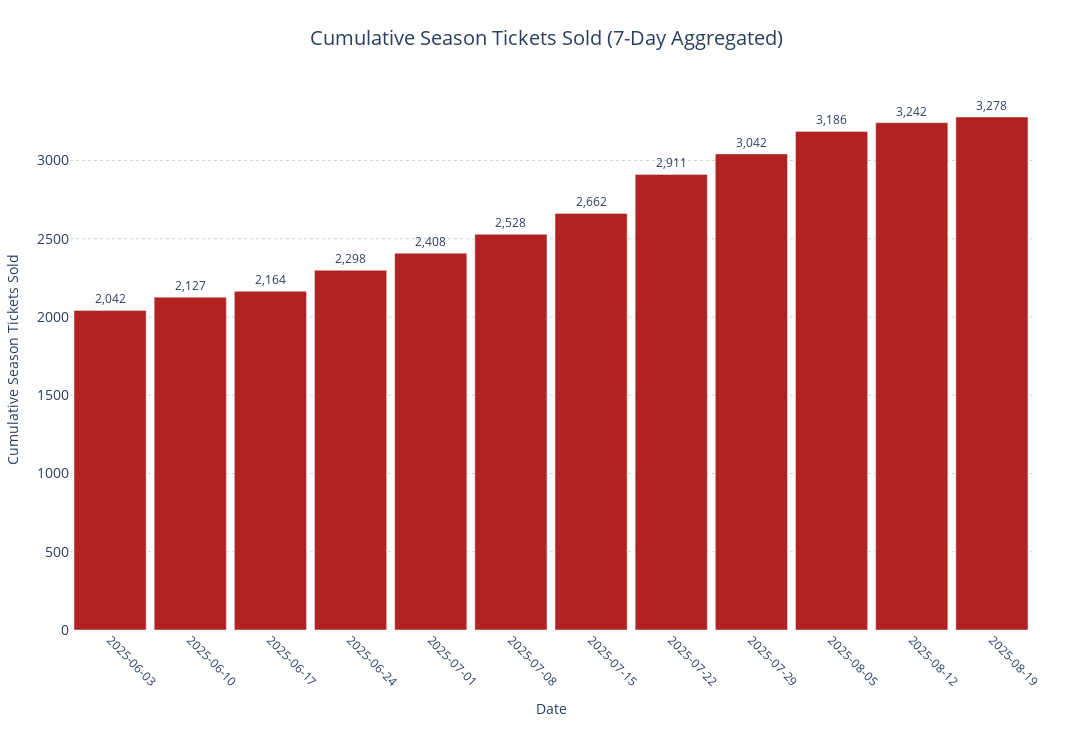

Notebook source saved alongside this figure:
### Code cell
def plot_cumulative_sales_plotly(df, date_column, days=1, font_size=12, y_shift=8, start_date="2025-06-05"):
    df = df.copy()

    # Ensure datetime only if needed
    if not pd.api.types.is_datetime64_any_dtype(df[date_column]):
        df[date_column] = pd.to_datetime(df[date_column], errors='coerce')

    df = df[pd.notna(df[date_column])]

    # Filter to start from start_date
    df = df[df[date_column] >= pd.to_datetime(start_date)]

    # Work with date only
    df['date_only'] = df[date_column].dt.date

    if days == 1:
        grouped = (
            df.groupby('date_only')
            .size()
            .reset_index(name="Total_Sales")
            .sort_values('date_only')
        )
        grouped['period_label'] = grouped['date_only'].astype(str)  # Already date, just string it
    else:
        # N-day aggregation (e.g., 7 days = weekly)
        df['n_day_period'] = (pd.to_datetime(df['date_only']) - pd.to_timedelta(pd.to_datetime(df['date_only']).dt.dayofyear % days, unit='D')).dt.date

        grouped = (
            df.groupby('n_day_period')
            .size()
            .reset_index(name="Total_Sales")
            .sort_values('n_day_period')
        )
        grouped['period_label'] = grouped['n_day_period'].astype(str)

    # Cumulative sum
    grouped['Cumulative_Sales'] = grouped['Total_Sales'].cumsum()

    # Plotly figure
    fig = go.Figure()

    # Bars
    fig.add_trace(go.Bar(
        x=grouped['period_label'],
        y=grouped['Cumulative_Sales'],
        name='Cumulative Sales',
        marker_color='firebrick',
        text=[f"{val:,}" for val in grouped['Cumulative_Sales']],  # Faster than iterrows
        textposition='outside',
        textfont=dict(size=font_size)
    ))

    # Layout
    fig.update_layout(
        title=dict(
            text=f'Cumulative Season Tickets Sold ({days}-Day Aggregated)',
            font=dict(size=20),
            x=0.5
        ),
        xaxis=dict(
            title='Date',
            tickmode='array',
            tickvals=grouped['period_label'],
            ticktext=grouped['period_label'],
            tickangle=45,
            tickfont=dict(size=12),
            type='category'  # 👈 Force categorical spacing
        ),
        yaxis=dict(
            title='Cumulative Season Tickets Sold',
            tickfont=dict(size=14),
            gridcolor='lightgrey',
            griddash='dot'
        ),
        bargap=0.1,
        height=750,
        width=1400,
        margin=dict(l=60, r=60, t=90, b=120),
        plot_bgcolor='white',
        paper_bgcolor='white',
        showlegend=False
    )

    fig.show()

plot_cumulative_sales_plotly(perc, 'sale_date', days=7, font_size=12, y_shift=10)

### Figure 1 — Plotly figure (JSON) as saved in the notebook; plotly's stock layout.template omitted (floating-point values rounded to 4 significant figures)
{"data": [{"marker": {"color": "firebrick"}, "name": "Cumulative Sales", "text": ["2,042", "2,127", "2,164", "2,298", "2,408", "2,528", "2,662", "2,911", "3,042", "3,186", "3,242", "3,278"], "textfont": {"size": 12}, "textposition": "outside", "type": "bar", "x": ["2025-06-03", "2025-06-10", "2025-06-17", "2025-06-24", "2025-07-01", "2025-07-08", "2025-07-15", "2025-07-22", "2025-07-29", "2025-08-05", "2025-08-12", "2025-08-19"], "y": [2042, 2127, 2164, 2298, 2408, 2528, 2662, 2911, 3042, 3186, 3242, 3278]}], "layout": {"bargap": 0.1, "height": 750, "margin": {"b": 120, "l": 60, "r": 60, "t": 90}, "paper_bgcolor": "white", "plot_bgcolor": "white", "showlegend": false, "title": {"font": {"size": 20}, "text": "Cumulative Season Tickets Sold (7-Day Aggregated)", "x": 0.5}, "width": 1400, "xaxis": {"tickangle": 45, "tickfont": {"size": 12}, "tickmode": "array", "ticktext": ["2025-06-03", "2025-06-10", "2025-06-17", "2025-06-24", "2025-07-01", "2025-07-08", "2025-07-15", "2025-07-22", "2025-07-29", "2025-08-05", "2025-08-12", "2025-08-19"], "tickvals": ["2025-06-03", "2025-06-10", "2025-06-17", "2025-06-24", "2025-07-01", "2025-07-08", "2025-07-15", "2025-07-22", "2025-07-29", "2025-08-05", "2025-08-12", "2025-08-19"], "title": {"text": "Date"}, "type": "category"}, "yaxis": {"gridcolor": "lightgrey", "griddash": "dot", "tickfont": {"size": 14}, "title": {"text": "Cumulative Season Tickets Sold"}}}}
